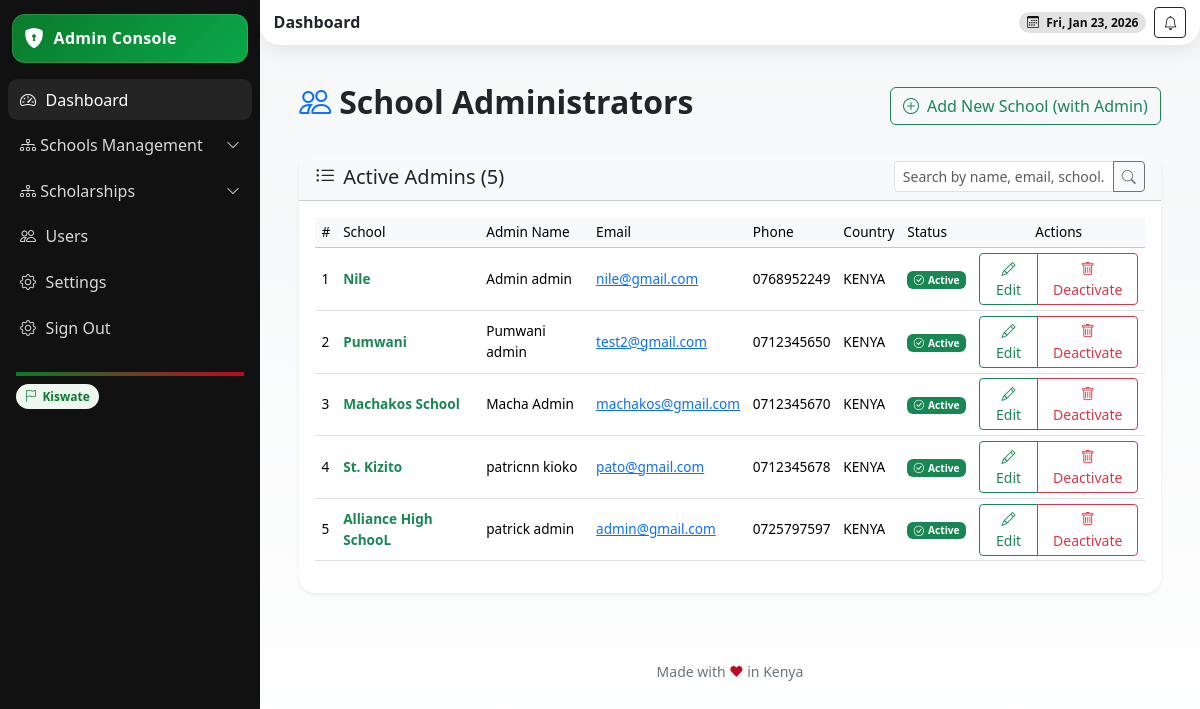
Screenshot of /school-admins/ (signed in) with the database file from the repository.
### school/models.py (models this page shows, shortened)
class School(models.Model):
    name = models.CharField(max_length=255)
    school_admin = models.OneToOneField(User, on_delete=models.CASCADE, related_name='school_admin_profile')
    code = models.CharField(max_length=50, unique=True)
    address = models.TextField(blank=True)
    contact_email = models.EmailField()
    contact_phone = models.CharField(max_length=15)
    county = models.ForeignKey(County, on_delete=models.SET_NULL, null=True, blank=True)
    city = models.ForeignKey(City, on_delete=models.SET_NULL, null=True, blank=True)
    constituency = models.ForeignKey(Constituency, on_delete=models.SET_NULL, null=True, blank=True)
    sub_county = models.ForeignKey(SubCounty, on_delete=models.SET_NULL, null=True, blank=True)
    ward = models.ForeignKey(Ward, on_delete=models.SET_NULL, null=True, blank=True)
    created_at = models.DateTimeField(auto_now_add=True)
    is_active = models.BooleanField(default=True)

### userauths/models.py (models this page shows, shortened)
class User(AbstractUser):
    COUNTRY_CURRENCY_MAP = {
        'KENYA': 'KES',
        'UGANDA': 'UGX',
    }
    username = None  # Disable username field
    phone_number = models.CharField(max_length=15, unique=True)
    country = models.CharField(max_length=15,blank=True, null=True)
    email = models.EmailField(unique=True)
    first_name = models.CharField(max_length=50)
    last_name = models.CharField(max_length=50)
    is_staff = models.BooleanField(default=False)
    is_superuser = models.BooleanField(default=False)
    is_admin = models.BooleanField(default=False)
    school_staff = models.BooleanField(default=False)
    is_student = models.BooleanField(default=False)
    is_teacher = models.BooleanField(default=False)
    is_parent = models.BooleanField(default=False)
    is_active = models.BooleanField(default=True)
    is_verified = models.BooleanField(default=False)
    created_at = models.DateTimeField(auto_now_add=True)
    updated_at = models.DateTimeField(auto_now=True)
    objects = CustomUserManager()
    USERNAME_FIELD = 'email'  # Use email as the username field
    REQUIRED_FIELDS = ['first_name', 'last_name', 'phone_number']  # Required fields for createsuperuser
    class Meta:
        ordering = ['-created_at']

### kiswate_digital_app/views.py (the view, shortened to what this page needs)
# urls.py: path("school-admins/", views.school_admin_list, name="school_admin_list"),
@login_required
def school_admin_list(request):
    if not request.user.is_superuser:
        messages.error(request, "Access denied: Superuser privileges required.")
        return redirect('kiswate_digital_app:kiswate_admin_dashboard')
    query = request.GET.get('q', '')
    schools = School.objects.select_related('school_admin').order_by('-created_at')
    edit_pk = request.GET.get('school_pk')
    error = request.GET.get('error') == '1'
    forms_dict = {}
    for school in schools:
        if edit_pk and str(school.pk) == str(edit_pk) and error:
            forms_dict[school.pk] = AdminEditForm(request.POST or None, instance=school.school_admin)
            messages.error(request, "Please correct the form errors below.")
        else:
            forms_dict[school.pk] = AdminEditForm(instance=school.school_admin)
        school.form = forms_dict[school.pk]
    context = {
        'schools': schools,
        'query': query,
        'edit_pk': edit_pk,
    }
    return render(request, "Dashboard/school_admin_list.html", context)

### templates/Dashboard/school_admin_list.html (shortened to what this page needs)
{% extends 'Dashboard/admindash-base.html' %}
{% load admin_form_tags %}
{% block content %}
<section class="content container-fluid py-4">
  <div class="container">
    <div class="d-flex justify-content-between align-items-center mb-4">
      <h2 class="fw-bold"><i class="bi bi-people me-2 text-primary"></i>School Administrators</h2>
      <a href="{% url 'kiswate_digital_app:new_school' %}" class="btn btn-outline-success">
        <i class="bi bi-plus-circle me-2"></i>Add New School (with Admin)
      </a>
    </div>
    <div class="card shadow-sm border-0 rounded-4">
      <div class="card-header d-flex justify-content-between align-items-center bg-light">
        <h5 class="mb-0"><i class="bi bi-list-ul me-2"></i>Active Admins ({{ schools.count }})</h5>
        <form method="get" class="d-inline">
          <div class="input-group input-group-sm">
            <input type="text" name="q" class="form-control" placeholder="Search by name, email, school..." value="{{ query }}">
            <button class="btn btn-outline-secondary" type="submit"><i class="bi bi-search"></i></button>
          </div>
        </form>
      </div>
      <div class="card-body">
        <div class="table-responsive">
          <table class="table table-hover align-middle">
            <thead class="table-light">
              <tr>
                <th>#</th>
                <th>School</th>
                <th>Admin Name</th>
                <th>Email</th>
                <th>Phone</th>
                <th>Country</th>
                <th>Status</th>
                <th class="text-center">Actions</th>
              </tr>
            </thead>
            <tbody>
              {% for school in schools %}
              <tr>
                <td>{{ forloop.counter }}</td>
                <td><strong class="text-success">{{ school.name }}</strong></td>
                <td>{{ school.school_admin.get_full_name }}</td>
                <td><a href="mailto:{{ school.school_admin.email }}">{{ school.school_admin.email }}</a></td>
                <td>{{ school.school_admin.phone_number }}</td>
                <td>{{ school.school_admin.country|default:"KENYA" }}</td>
                <td>
                  {% if school.school_admin.is_active %}
                    <span class="badge bg-success"><i class="bi bi-check-circle me-1"></i>Active</span>
                  {% else %}
                    <span class="badge bg-danger"><i class="bi bi-x-circle me-1"></i>Inactive</span>
                  {% endif %}
                </td>
                <td class="text-center">
                  <div class="btn-group btn-group-sm">
                    <button class="btn btn-outline-success" data-bs-toggle="modal" data-bs-target="#editAdminModal{{ school.pk }}">
                      <i class="bi bi-pencil"></i> Edit
                    </button>
                    <button class="btn btn-outline-danger" data-bs-toggle="modal" data-bs-target="#deleteModal{{ school.pk }}">
                      <i class="bi bi-trash"></i> Deactivate
                    </button>
                  </div>
                </td>
              </tr>
              {% empty %}
              <tr><td colspan="8" class="text-center text-muted py-4">No admins found.</td></tr>
              {% endfor %}
            </tbody>
          </table>
        </div>
      </div>
    </div>
  </div>
</section>
{% endblock %}

### templates/Dashboard/admindash-base.html (style rules this page uses)
:root { --kenya-green: #0b7a2a; --kenya-red: #bb0a21; --kenya-black: #111111; --kenya-white: #ffffff; --kenya-grey: #f5f7f8; --radius-xl: 1.25rem; --shadow-soft: 0 6px 18px rgba(0,0,0,.08); --space-compact: .5rem; }
html, body { height: 100%; }
body { background: linear-gradient(180deg, var(--kenya-grey), #fff); }
.content { padding: .85rem; }
.table { font-size: 0.85rem; }
.table td, .table th { padding: 0.3rem 0.4rem; vertical-align: middle; }
.table thead th { font-weight: 500; background-color: #f8f9fa; }

### rows the page displays
School: name "Nile", school_admin.get_full_name "Admin admin", school_admin.email "nile@gmail.com", school_admin.phone_number "0768952249", school_admin.country "KENYA", shows "Active"
School: name "Pumwani", school_admin.get_full_name "Pumwani admin", school_admin.email "test2@gmail.com", school_admin.phone_number "0712345650", school_admin.country "KENYA", shows "Active"
School: name "Machakos School", school_admin.get_full_name "Macha Admin", school_admin.email "machakos@gmail.com", school_admin.phone_number "0712345670", school_admin.country "KENYA", shows "Active"
School: name "St. Kizito", school_admin.get_full_name "patricnn kioko", school_admin.email "pato@gmail.com", school_admin.phone_number "0712345678", school_admin.country "KENYA", shows "Active"
School: name "Alliance High SchooL", school_admin.get_full_name "patrick admin", school_admin.email "admin@gmail.com", school_admin.phone_number "0725797597", school_admin.country "KENYA", shows "Active"

### other values shown
{{ schools.count }} "5"
